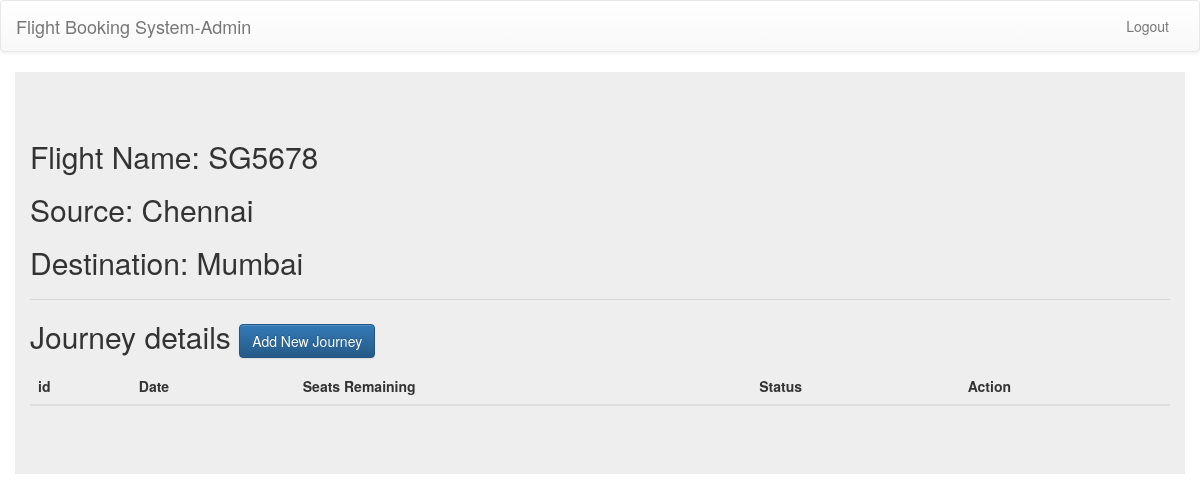
Page /manage/flight/fight-detail/5 (signed in) on the committed database.
### user/models.py (models this page shows, shortened)
class Flight(models.Model):
    name=models.CharField(max_length=10)
    airline=models.ForeignKey(AirLine,on_delete=models.CASCADE)
    source=models.ForeignKey(Airports,on_delete=models.SET_NULL,blank=True,null=True,related_name="depart")
    destination=models.ForeignKey(Airports,on_delete=models.SET_NULL,blank=True,null=True,related_name="arrive")
    time_of_departure=models.TimeField(null=True,blank=True)
    duration_of_travel=models.PositiveIntegerField()
    price=models.PositiveIntegerField(null=True,blank=True)

class Airports(models.Model):
    name=models.CharField(max_length=10)
    def __str__(self):
        return self.name

### adminapp/views.py (the view)
# urls.py: path("fight-detail/<int:id>",flight_details,name="flight_detail"),
@login_required(login_url="/manage/flight/login-admin")
def flight_details(request,id):
    if not request.user.is_superuser:
        return redirect("unauthorized")
    try:
        flight=Flight.objects.get(id=id)
    except:
        raise ValueError("Invalid flight id given")
    travels=Travel.objects.filter(flight_id=flight)
    return render(request,"adminapp/flight-detail.html",context={"flight":flight,"travels":travels})

### templates/adminapp/flight-detail.html (shortened to what this page needs)
{% extends 'adminapp/base.html' %}
{% block main %}
<div class="jumbotron container">
    <h2>Flight Name: {{flight.name}}</h2>
    <h2>Source: {{flight.source}}</h2>
    <h2>Destination: {{flight.destination}} </h2>
    <hr>
    <h2>Journey details <a class="btn btn-primary" href="{% url 'add-travel' %}">Add New Journey</a></h2>
    <table class="table table-dark">
        <thead>
          <tr>
            <th scope="col">id</th>
            <th scope="col">Date</th>
            <th scope="col">Seats Remaining</th>
            <th scope="col">Status</th>
            <th scope="col">Action</th>
          </tr>
        </thead>
      </table>
</div>
{% endblock main %}

### rows in the picture
Flight: name "SG5678", source "Chennai", destination "Mumbai"
